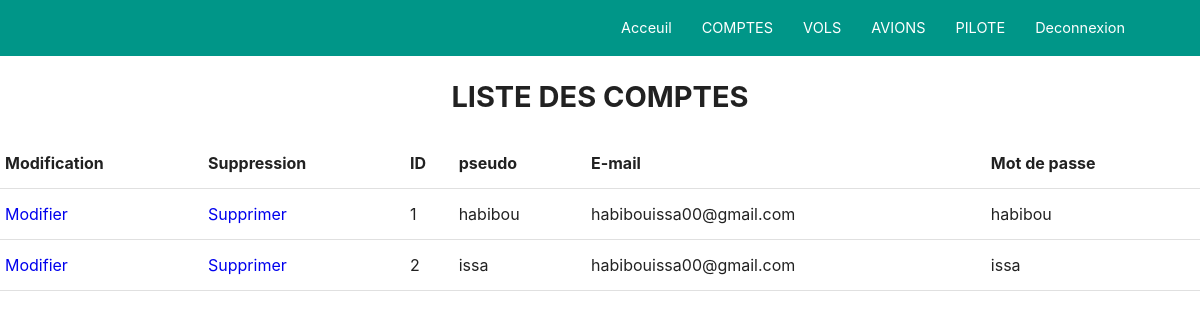
Screenshot of /admin/liste_compte.php (signed in) with the database file from the repository.
### tables this page shows
CREATE TABLE `compte` (
  `id` int(11) NOT NULL,
  `pseudo` varchar(50) NOT NULL,
  `email` varchar(50) NOT NULL,
  `mdp` varchar(50) NOT NULL
);

### admin/liste_compte.php (the view, shortened to what this page needs)
<?php
require_once "../connexion_db/conn_db.php";
$requete = "SELECT * FROM compte ";
$liste_brute = mysqli_query($db, $requete) or die("Erreur d'extraction ".mysqli_error());
$liste_compte = mysqli_fetch_all($liste_brute, MYSQLI_ASSOC);
?>
<link rel="stylesheet" type="text/css" href="../style.css">
<?php
include "navigation.php";
?>
<h1 align="center">LISTE DES COMPTES</h1>
<table>
    <tr>
        <th>Modification</th>
        <th>Suppression</th>
        <th>ID</th>
        <th>pseudo</th>
        <th>E-mail</th>
        <th>Mot de passe</th>
    </tr>
    <?php foreach ($liste_compte as $liste) : ?>
        <tr>
            <?php echo "
                    <td><a href='fiche_compte.php?id={$liste["id"]}'>Modifier</a></td>
                    <td><a href='supprim_compte.php?id={$liste['id']}'>Supprimer</a></td>
                    <td>{$liste["id"]}</td>
                    <td>{$liste["pseudo"]}</td>
                    <td>{$liste["email"]}</td>
                    <td>{$liste["mdp"]}</td>";?>
        </tr>
    <?php endforeach;?>
</table>

### style.css (style rules this page uses)
table,th,td { border:none }
table { width:100%;display:table;border-collapse:collapse;border-spacing:0 }
tr { border-bottom:1px solid rgba(0,0,0,0.12) }
td,th { padding:15px 5px;display:table-cell;text-align:left;vertical-align:middle;border-radius:2px }
a { text-decoration:none }

### rows the page displays
compte: id "1", pseudo "habibou", email "habibouissa00@gmail.com", mdp "habibou"
compte: id "2", pseudo "issa", email "habibouissa00@gmail.com", mdp "issa"
